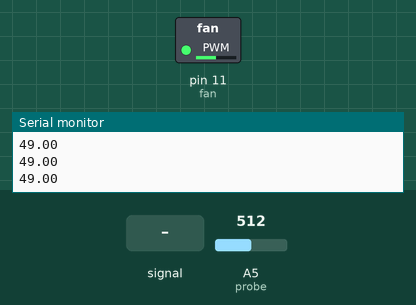
Simulated run of this sketch. Board: Arduino Uno, built with avr-gcc and run on an emulated ATmega328P. Parts: switched loads named in the sketch (green lamp = pin HIGH), the last lines printed to the serial monitor. The inputs (shaded band) are chosen by the test bench; at power-on: A5 (probe) = 512.

Above: at 1.2 s.
1.3 s: A5 (probe) fed a 200 Hz sine of ±81 counts around its level
At 1.77 s:
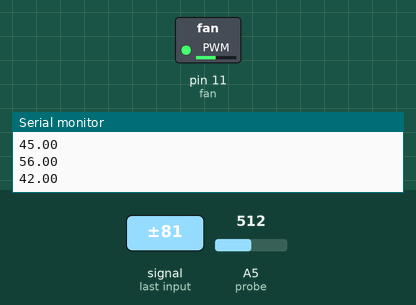
4.3 s: A5 (probe) set to 900
At 5.5 s:
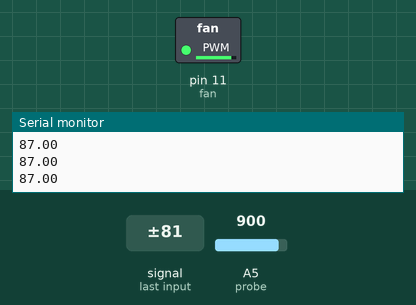
5.8 s: A5 (probe) set to 122
At 7.0 s:
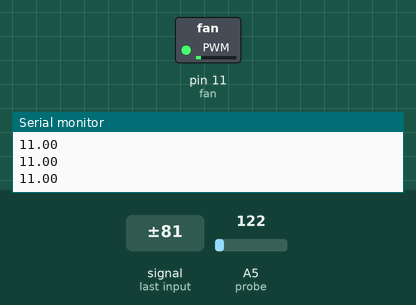
7.3 s: A5 (probe) set to 0
At 8.5 s:
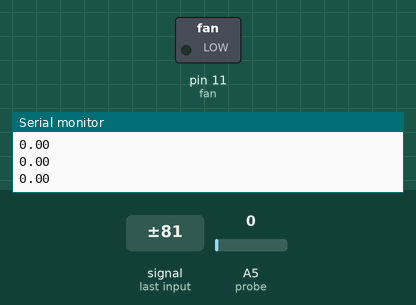
8.8 s: A5 (probe) set to 511
At 9.6 s:
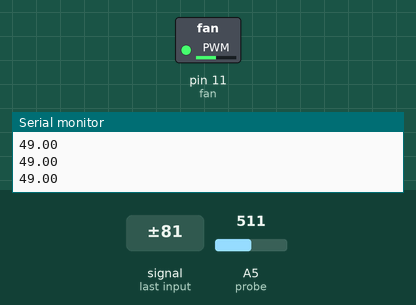
10.3 s: A5 (probe) fed a 1000 Hz sine of ±255 counts around its level
Timing chart, 0 to 14.3 s (numbered marks = the images above; inputs shaded):
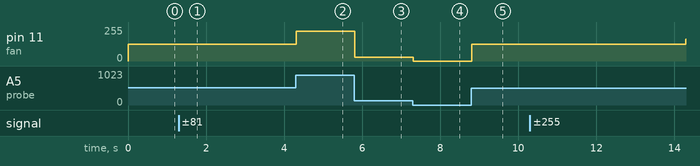

The sketch:

mosfet_test.ino
```cpp
int fan=11;
int probe=A5;
int probeVal;
int adjvolt;
float voltmap;

float fanVal;
int voltage;

int del=100;
int percentage;

String msg="Voltage too low! Fan off for safety.";


void setup() {
Serial.begin(9600);
pinMode(fan,OUTPUT);
pinMode(probe,INPUT);

}

void loop() {

adjvolt=map(probeVal, 0, 1023, 0, 255);
voltmap=map(adjvolt, 0, 255, 0., 100.);

probeVal=analogRead(probe);
fanVal=(255./1023.)*probeVal;

// analogWrite(fan,fanVal);
analogWrite(fan,adjvolt);
Serial.println(voltmap);


}
```

Measured:
- after the input at 1.3 s, pin 11 (fan): 127/255 → 124/255 after 0.28 s
- after the input at 4.3 s, pin 11 (fan): 124/255 → 224/255 at once
- after the input at 5.8 s, pin 11 (fan): 224/255 → 30/255 at once
- after the input at 7.3 s, pin 11 (fan): 30/255 → 0/255 at once
- after the input at 8.8 s, pin 11 (fan): 0/255 → 127/255 at once
- after the input at 10.3 s, pin 11 (fan): 127/255 → 162/255 after 4.0 s
